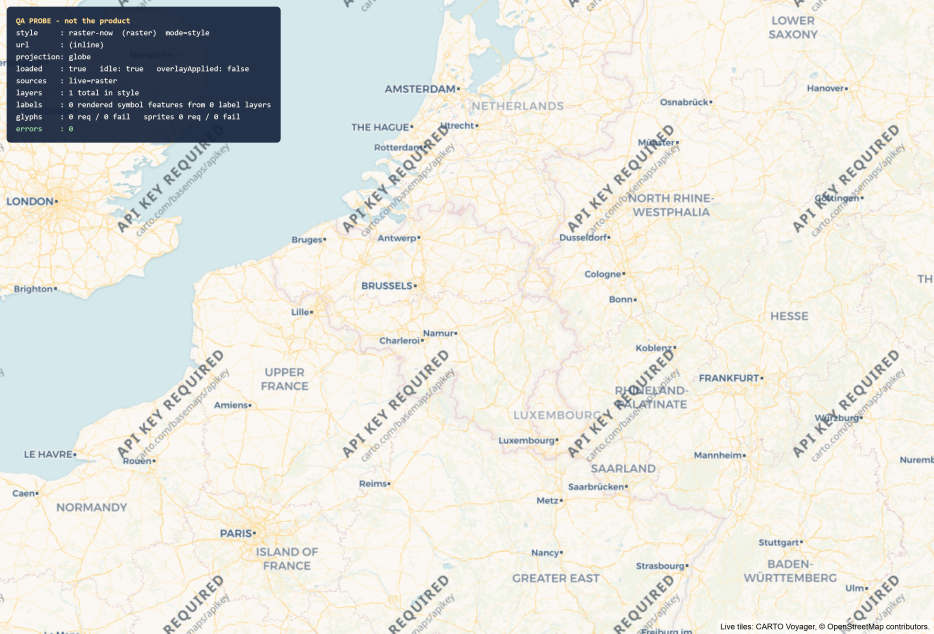
#> input picture 02_dashboards/globe/_qa/vec_07_raster_now_globe_zoom_benelux.png, 2800 x 1900 px (shown at 1/3 size)
$ python vec_sharpness.py
#> lines starting #> are read from the running program, lines starting #| are printed output that depends on the picture
"""Sharpness comparison for the vector-vs-raster basemap question.

Not part of the product. Reads the vec_*_zoom_benelux screenshots (identical
camera: centre [5.0, 50.6], zoom 6.4, pitch 0, bearing 0, 1400x950 CSS px at
deviceScaleFactor 2), crops the same window from each, and reports a sharpness
proxy per crop:

  * mean gradient magnitude (Sobel), and
  * Laplacian variance,

both standard no-reference sharpness measures. Higher means more high-frequency
detail actually present in the rendered pixels. The window is chosen to exclude
the probe HUD in the top-left corner.

Also writes vec_10_sharpness_3up.png, a stacked crop so the difference can be
looked at directly.

Run:  python _qa/vec_sharpness.py
"""

from __future__ import annotations

import json
from pathlib import Path

import numpy as np
from PIL import Image, ImageDraw

HERE = Path(__file__).resolve().parent

# 1400x950 CSS px at deviceScaleFactor 2 -> 2800x1900 device px.
# Crop window: right of the HUD, above the attribution, land + sea + labels.
CROP = (900, 420, 2700, 1600)

CASES = [
    ("raster-now (what the page draws today, 256 px tiles, no retina)",
     "vec_07_raster_now_globe_zoom_benelux.png"),
    ("raster @2x hardcoded (CARTO 512 px retina tile, best-case raster)",
     "vec_11_raster_at2x_globe_zoom_benelux.png"),
    ("OpenFreeMap Positron (vector)",
     "vec_01_ofm_positron_globe_zoom_benelux.png"),
    ("OpenFreeMap Liberty (vector)",
     "vec_02_ofm_liberty_globe_zoom_benelux.png"),
    ("CARTO Voyager (vector)",
     "vec_09_carto_voyager_globe_zoom_benelux.png"),
]


def grey(img: Image.Image) -> np.ndarray:
    return np.asarray(img.convert("L"), dtype=np.float64)


def sobel_mean_gradient(a: np.ndarray) -> float:
    kx = np.array([[-1, 0, 1], [-2, 0, 2], [-1, 0, 1]], dtype=np.float64)
    ky = kx.T
    gx = np.zeros_like(a)
    gy = np.zeros_like(a)
    # simple valid correlation via summation (avoid scipy dependency)
    h, w = a.shape
    for dy in range(3):
        for dx in range(3):
            sub = a[dy:h - 2 + dy, dx:w - 2 + dx]
            gx[1:h - 1, 1:w - 1] += kx[dy, dx] * sub
            gy[1:h - 1, 1:w - 1] += ky[dy, dx] * sub
    return float(np.mean(np.hypot(gx[1:h - 1, 1:w - 1], gy[1:h - 1, 1:w - 1])))


def laplacian_variance(a: np.ndarray) -> float:
    k = np.array([[0, 1, 0], [1, -4, 1], [0, 1, 0]], dtype=np.float64)
    h, w = a.shape
    out = np.zeros_like(a)
    for dy in range(3):
        for dx in range(3):
            if k[dy, dx] == 0:
                continue
            out[1:h - 1, 1:w - 1] += k[dy, dx] * a[dy:h - 2 + dy, dx:w - 2 + dx]
    return float(np.var(out[1:h - 1, 1:w - 1]))


rows = []
crops = []
for label, fname in CASES:
    path = HERE / fname
    if not path.exists():
        rows.append({"label": label, "file": fname, "MISSING": True})
        print(f"  MISSING: {fname}")
        continue
    img = Image.open(path).convert("RGB")
#> img is the input picture: PIL image 2800x1900 RGB; mean R, G, B 227, 227.2, 220.8
    box = (CROP[0], CROP[1], min(CROP[2], img.width), min(CROP[3], img.height))
#> box = (900, 420, 2700, 1600)
    crop = img.crop(box)
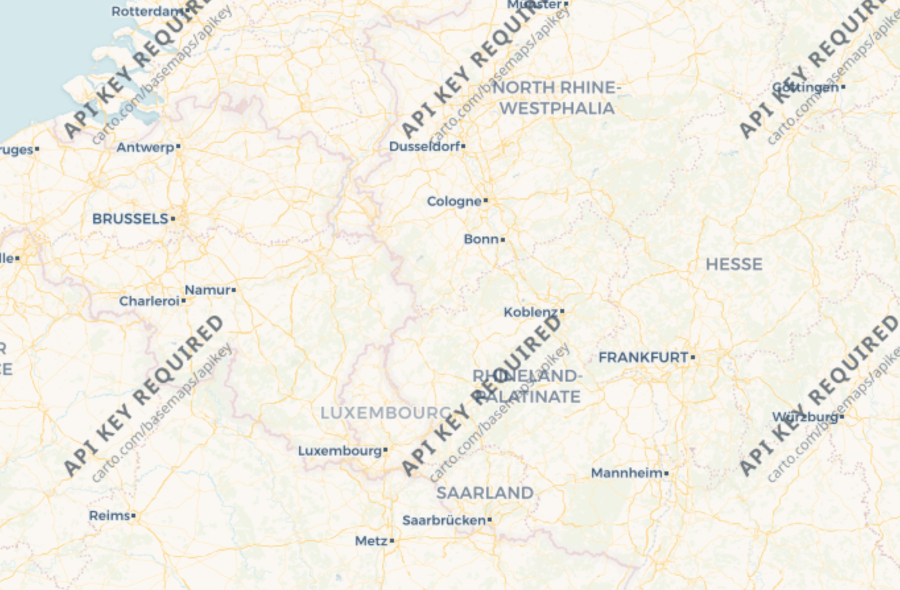
#> crop: PIL image 1800x1180 RGB (shown at 1/2 size); mean R, G, B 241.9, 238.7, 228.9
    g = grey(crop)
#> in grey, `return np.asarray(img.convert("L"), dtype=np.float64)`:
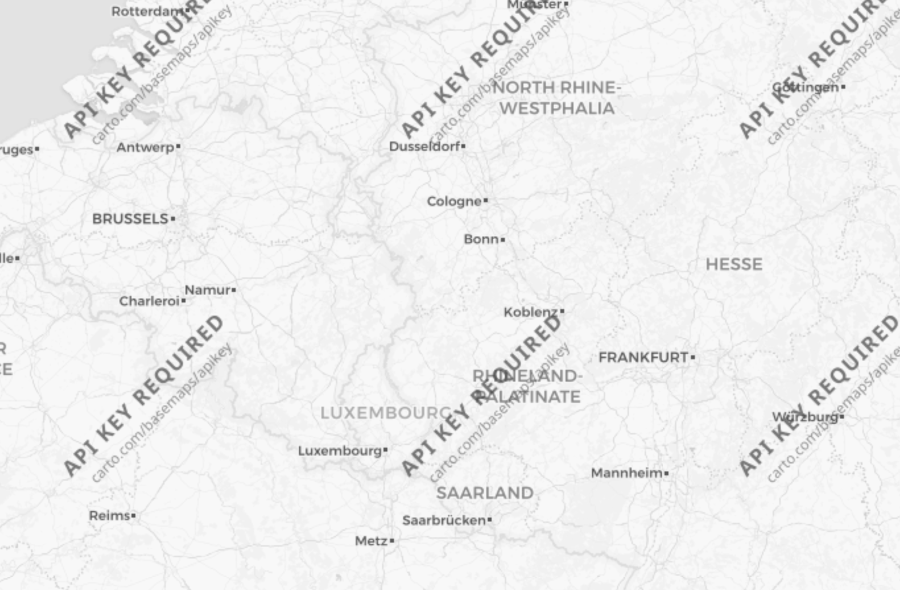
#> returned value: shape (1180, 1800) float64 (shown at 1/2 size); min 86, max 248, mean 238.5
    mg = sobel_mean_gradient(g)
#> after the loop in sobel_mean_gradient, `for dy in range(3):`:
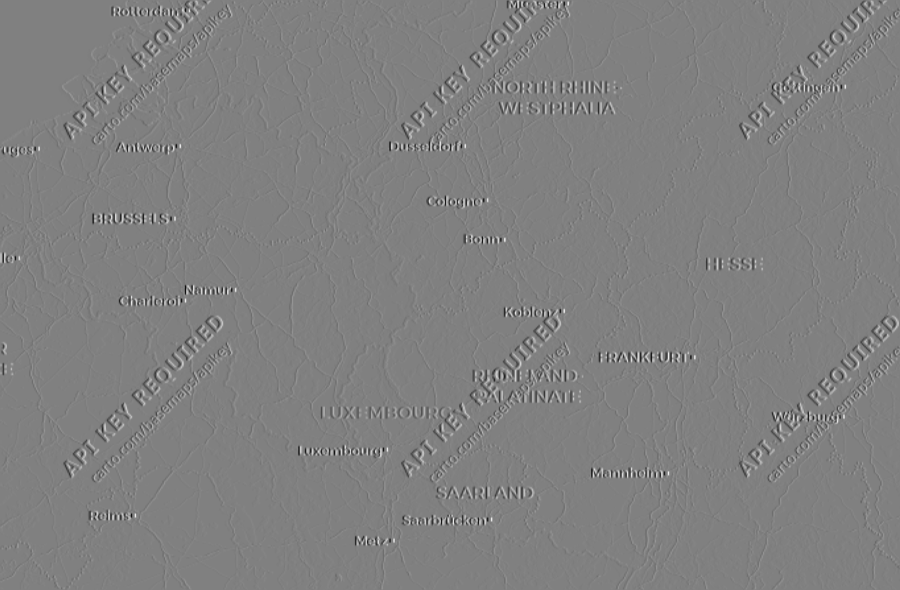
#> gx: shape (1180, 1800) float64 (shown at 1/2 size); min -483, max 476, mean 0; drawn with min black and max white
#> after the loop in sobel_mean_gradient, `for dy in range(3):`:
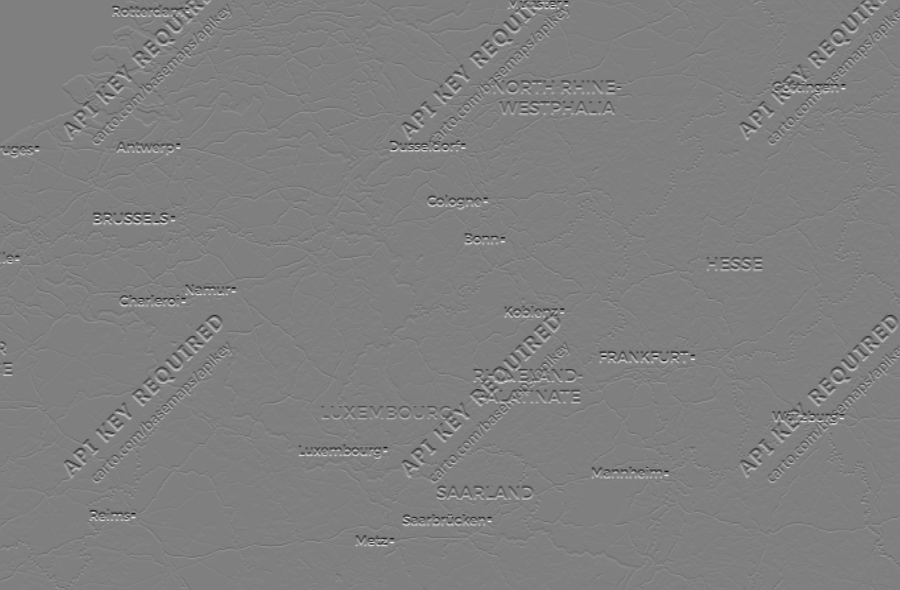
#> gy: shape (1180, 1800) float64 (shown at 1/2 size); min -480, max 477, mean 0.1; drawn with min black and max white
#> mg = 23.81
    lv = laplacian_variance(g)
#> after the loop in laplacian_variance, `for dy in range(3):`:
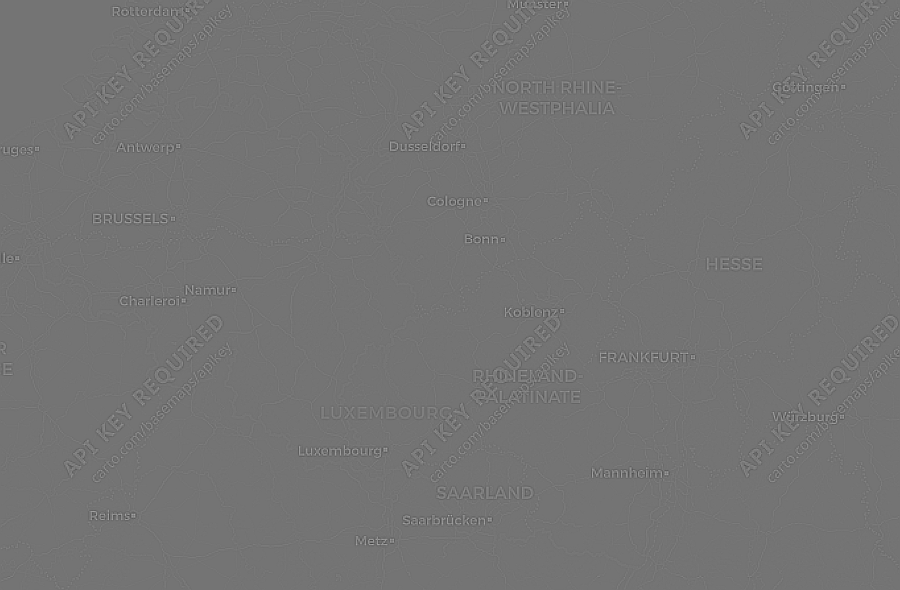
#> out: shape (1180, 1800) float64 (shown at 1/2 size); min -138, max 165, mean 0; drawn with min black and max white
#> lv = 44.42
    rows.append({
        "label": label,
        "file": fname,
        "image_size": list(img.size),
        "crop_box": list(box),
        "crop_size": list(crop.size),
        "mean_gradient": round(mg, 3),
        "laplacian_variance": round(lv, 2),
    })
    print(f"  {label:<58} mean|grad|={mg:7.3f}  lapVar={lv:10.2f}")
#|   raster-now (what the page draws today, 256 px tiles, no retina) mean|grad|= 23.810  lapVar=     44.42
#> pass 3 of the loop `for label, fname in CASES:`:
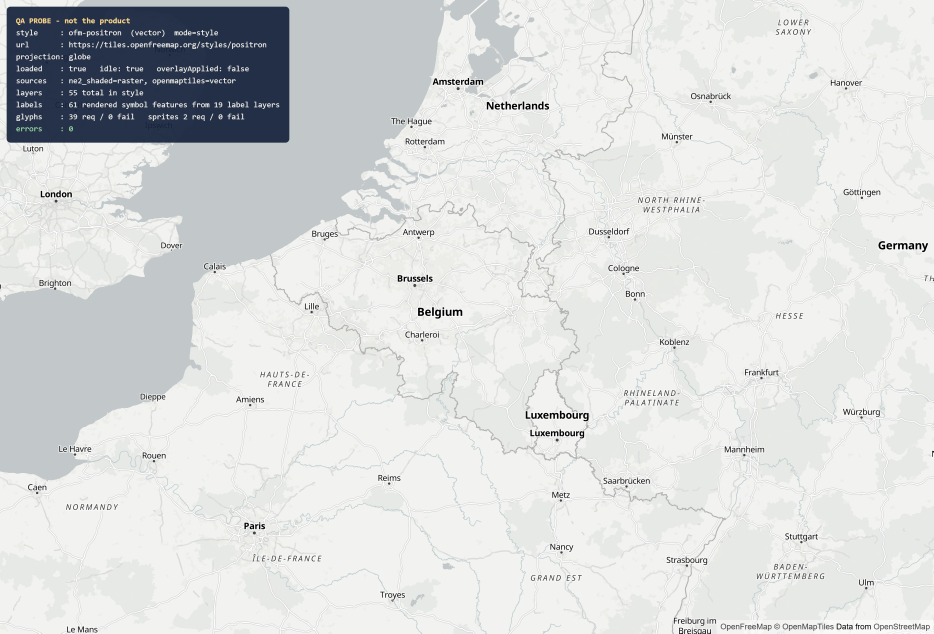
#> input picture 02_dashboards/globe/_qa/vec_01_ofm_positron_globe_zoom_benelux.png, 2800 x 1900 px (shown at 1/3 size)
#> img is the input picture: PIL image 2800x1900 RGB; mean R, G, B 217.4, 220, 219.3
#> `crop = img.crop(box)`:
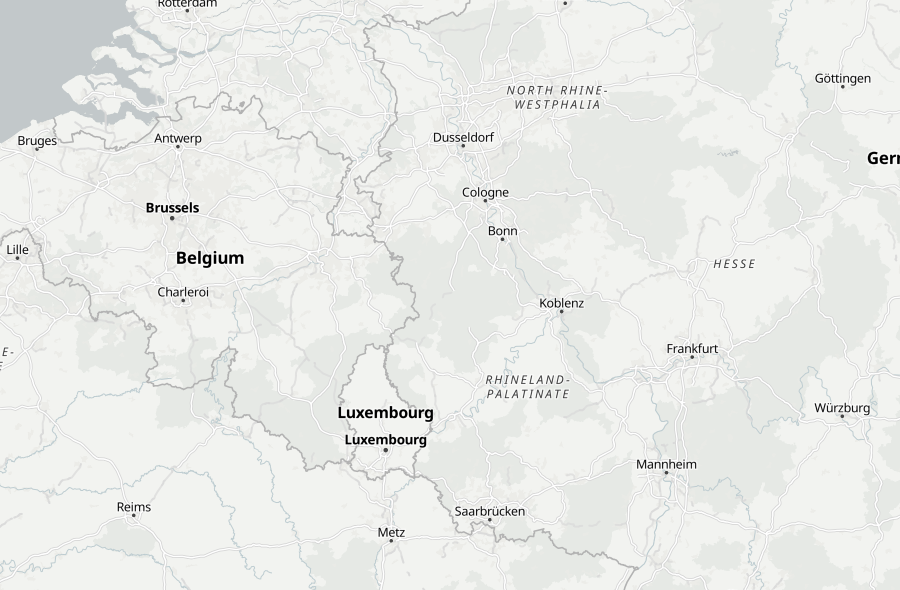
#> crop: PIL image 1800x1180 RGB (shown at 1/2 size); mean R, G, B 233, 234.5, 231.8
#> after the loop in sobel_mean_gradient (call 2), `for dy in range(3):`:
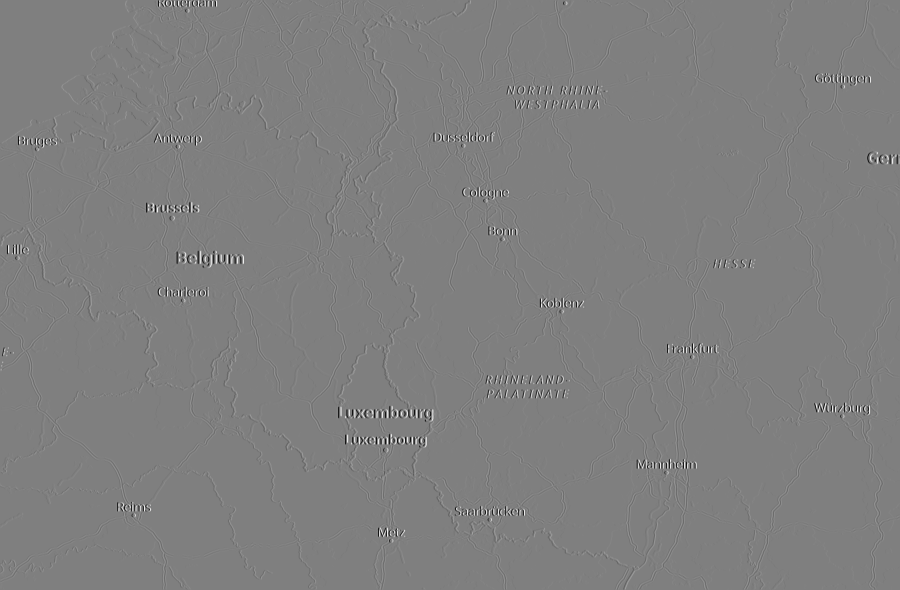
#> gx: shape (1180, 1800) float64 (shown at 1/2 size); min -1020, max 1018, mean 0; drawn with min black and max white
#> mg = 30.27
#> lv = 563.5
#|   OpenFreeMap Positron (vector)                              mean|grad|= 30.273  lapVar=    563.53
#> the loop made 5 passes; the first 3 are shown
    crops.append((label, crop))

# base = the page's current raster, for % uplift
base = next((r for r in rows if r.get("file", "").startswith("vec_07_")), None)
if base:
    for r in rows:
        if "mean_gradient" in r and base.get("mean_gradient"):
            r["mean_gradient_vs_raster_now_pct"] = round(
                100.0 * (r["mean_gradient"] / base["mean_gradient"] - 1.0), 1)
            r["laplacian_vs_raster_now_pct"] = round(
                100.0 * (r["laplacian_variance"] / base["laplacian_variance"] - 1.0), 1)

(HERE / "vec_sharpness.json").write_text(json.dumps(rows, indent=2), encoding="utf-8")

# 3-up stacked crop, labels burned in
if crops:
    cw = max(c.width for _, c in crops)
    ch = max(c.height for _, c in crops)
    band = 34
    sheet = Image.new("RGB", (cw, (ch + band) * len(crops)), (247, 244, 238))
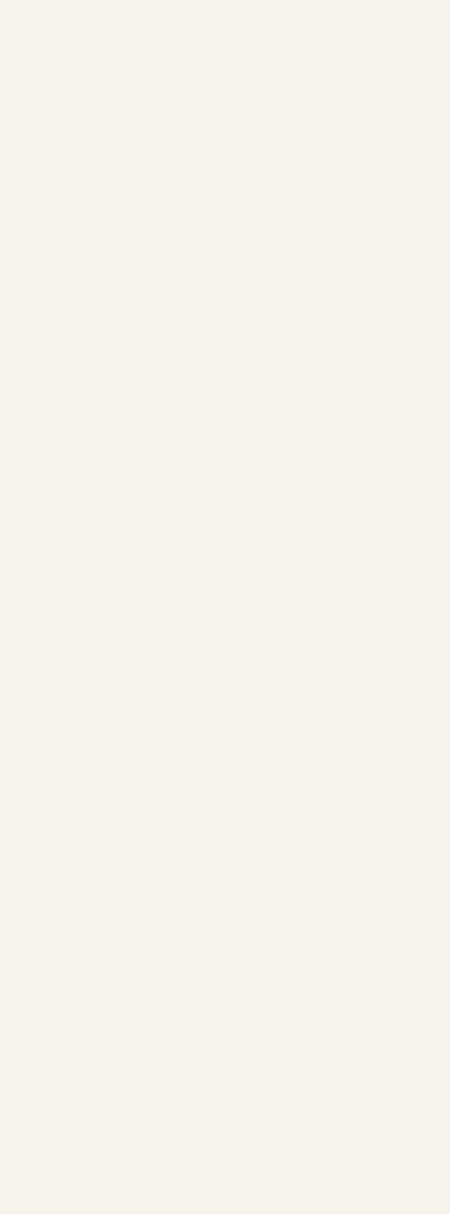
#> sheet: PIL image 1800x4856 RGB (shown at 1/4 size); mean R, G, B 247, 244, 238
    d = ImageDraw.Draw(sheet)
    for i, (label, c) in enumerate(crops):
        y = i * (ch + band)
        d.rectangle([0, y, cw, y + band], fill=(21, 35, 60))
        d.text((10, y + 10), label, fill=(247, 244, 238))
        sheet.paste(c, (0, y + band))
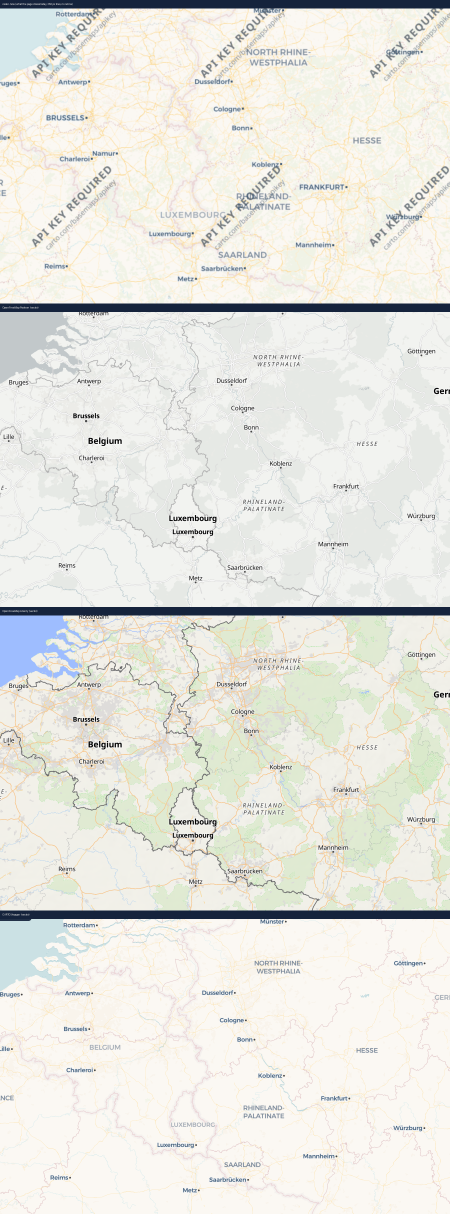
#> sheet: PIL image 1800x4856 RGB (shown at 1/4 size); mean R, G, B 231.3, 231, 224.4
    out = HERE / "vec_10_sharpness_3up.png"
    sheet.save(out)
    print(f"\n  wrote {out.name}  ({sheet.width}x{sheet.height})")
#|   wrote vec_10_sharpness_3up.png  (1800x4856)

print("\n  wrote vec_sharpness.json")
